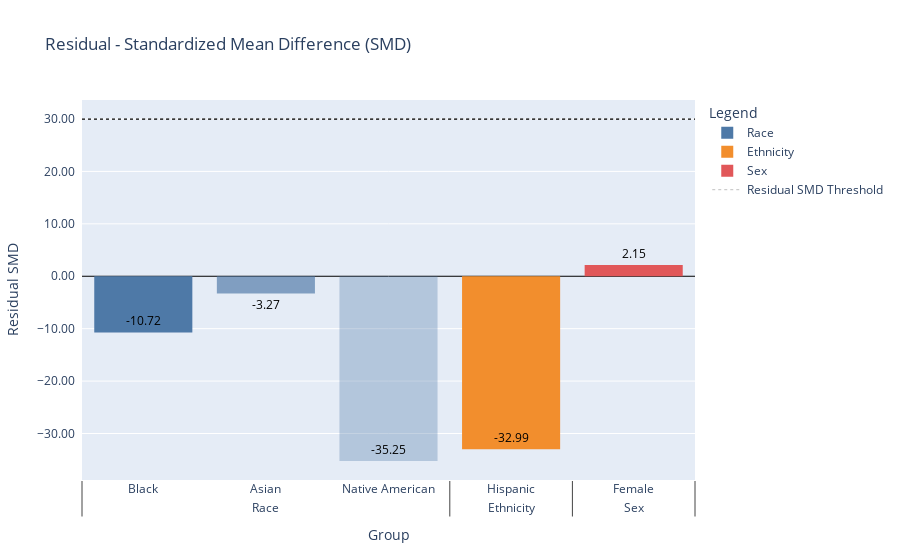

Here is the notebook cell this chart was saved with:
### Markdown cell above
## Residual Standardized Mean Difference

### Code cell
rsmd = sd.residual_standardized_mean_difference(
    **common_info_for_testing,
    prediction=df.loc[~train, 'predictions'],
    label=df.loc[~train, label],
    residual_smd_threshold=30,
    lower_score_favorable=True,
)
display(rsmd.plot())
sd.ui.show(rsmd.summary_table)

### Figure 1 — Plotly figure (JSON) as saved in the notebook; plotly's stock layout.template omitted (floating-point values rounded to 4 significant figures)
{"data": [{"cliponaxis": false, "hovertemplate": "%{x}, %{y}<extra></extra>", "marker": {"color": "RGBA(78, 121, 167, 1.0)", "line": {"color": "rgb(8,48,107)", "width": 0}, "pattern": {"shape": ""}}, "name": "Race", "showlegend": true, "text": "-10.72", "textfont": {"color": "Black"}, "type": "bar", "x": [["Race"], ["Black"]], "y": [-10.72]}, {"cliponaxis": false, "hovertemplate": "%{x}, %{y}<extra></extra>", "marker": {"color": "RGBA(78, 121, 167, 0.6666666666666667)", "line": {"color": "rgb(8,48,107)", "width": 0}, "pattern": {"shape": ""}}, "name": "Race", "showlegend": false, "text": "-3.27", "textfont": {"color": "Black"}, "type": "bar", "x": [["Race"], ["Asian"]], "y": [-3.275]}, {"cliponaxis": false, "hovertemplate": "%{x}, %{y}<extra></extra>", "marker": {"color": "RGBA(78, 121, 167, 0.3333333333333334)", "line": {"color": "rgb(8,48,107)", "width": 0}, "pattern": {"shape": ""}}, "name": "Race", "showlegend": false, "text": "-35.25", "textfont": {"color": "Black"}, "type": "bar", "x": [["Race"], ["Native American"]], "y": [-35.25]}, {"cliponaxis": false, "hovertemplate": "%{x}, %{y}<extra></extra>", "marker": {"color": "RGBA(242, 142, 45, 1.0)", "line": {"color": "rgb(8,48,107)", "width": 0}, "pattern": {"shape": ""}}, "name": "Ethnicity", "showlegend": true, "text": "-32.99", "textfont": {"color": "Black"}, "type": "bar", "x": [["Ethnicity"], ["Hispanic"]], "y": [-32.99]}, {"cliponaxis": false, "hovertemplate": "%{x}, %{y}<extra></extra>", "marker": {"color": "RGBA(225, 87, 89, 1.0)", "line": {"color": "rgb(8,48,107)", "width": 0}, "pattern": {"shape": ""}}, "name": "Sex", "showlegend": true, "text": "2.15", "textfont": {"color": "Black"}, "type": "bar", "x": [["Sex"], ["Female"]], "y": [2.148]}, {"line": {"color": "Black", "dash": "dot", "width": 0.25}, "mode": "lines", "name": "Residual SMD Threshold", "text": "Residual SMD Threshold", "type": "scatter", "x": [["Race", "Race", "Race", "Ethnicity", "Sex"], ["Black", "Asian", "Native American", "Hispanic", "Female"]], "y": [30, 30, 30, 30, 30]}], "layout": {"legend": {"title": {"text": "Legend"}}, "scene": {"yaxis": {"exponentformat": "none", "separatethousands": true}}, "shapes": [{"line": {"color": "Black", "dash": "dot", "width": 1.25}, "name": "Residual SMD Threshold", "type": "line", "x0": 0, "x1": 1, "xref": "paper", "y0": 0.95, "y1": 0.95, "yref": "paper"}], "title": {"text": "Residual - Standardized Mean Difference (SMD)"}, "uniformtext": {"minsize": 8, "mode": "hide"}, "xaxis": {"fixedrange": true, "title": {"text": "Group"}}, "yaxis": {"fixedrange": true, "tickformat": "0,.2f", "ticksuffix": "  ", "title": {"text": "Residual SMD"}, "zeroline": true, "zerolinecolor": "Black", "zerolinewidth": 1}}}
